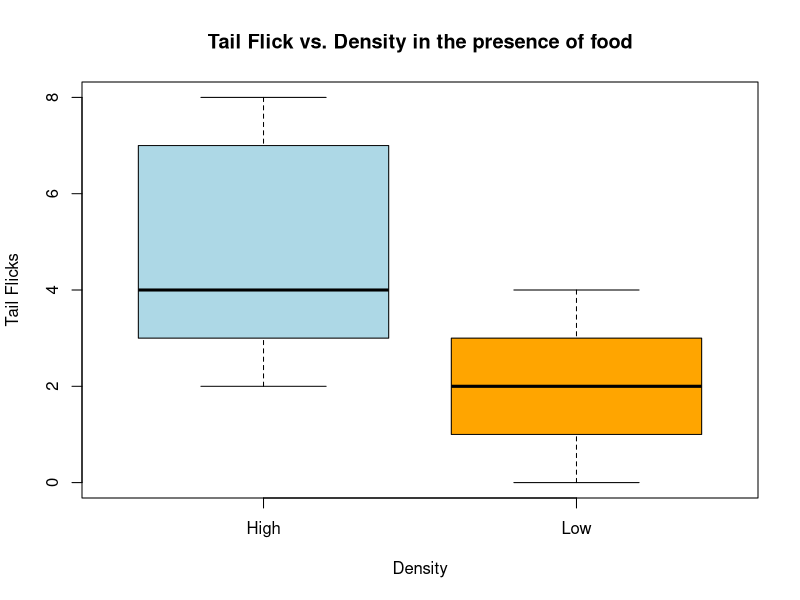

The R script that drew this image: (Note: this script raises an error after producing the figure.)
## ---- chunk 1
knitr::opts_chunk$set(echo = TRUE)
## ---- chunk 2
# Read dataset
library(car)
squirrel = read.csv('squirrel.csv')
squirrel
## ---- chunk 3
# Split data into categories
food <- squirrel[squirrel$Food == 'Yes',]
no_food <- squirrel[squirrel$Food == 'No',]
low_density <- squirrel[squirrel$Density == 'Low',]
low_density_food <- low_density[low_density$Food == 'Yes',]
low_density_no_food <- low_density[low_density$Food == 'No',]
high_density <- squirrel[squirrel$Density == 'High',]
high_density_food <- high_density[high_density$Food == 'Yes',]
high_density_no_food <- high_density[high_density$Food == 'No',]

## ---- chunk 4
# Create boxplot
boxplot(food$Tail.Flicks~food$Density,
        main = "Tail Flick vs. Density in the presence of food",
        xlab = "Density",
        ylab = "Tail Flicks",
        col = c("light blue", "orange"),
)
## ---- chunk 5
# Conduct Levene's test to check assumptions
leveneTest(food$Tail.Flicks~food$Density)
## ---- chunk 6
# Conduct Welch Two Sample T-test
t.test(food$Tail.Flicks~food$Density, paired = F, var.equal=F)
## ---- chunk 7
# Create boxplot
boxplot(no_food$Tail.Flicks~no_food$Density,
        main = "Tail Flick vs. Density without the presence of food",
        xlab = "Density",
        ylab = "Tail Flicks",
        col = c("light blue", "orange"),
)
## ---- chunk 8
# Conduct Levene's test to check assumptions
leveneTest(Tail.Flicks~Density, data = no_food)
## ---- chunk 9
# Conduct Wilcox Two Sample T-test
wilcox.test(Tail.Flicks~Density, data = no_food)
## ---- chunk 10
# Create boxplot
boxplot(low_density$Tail.Flicks~low_density$Food,
        main = "Tail Flick vs. Food in low density areas",
        xlab = "Food Present",
        ylab = "Tail Flicks",
        col = c("light blue", "orange"),
)
## ---- chunk 11
# Conduct Levene's test to check assumptions
leveneTest(Tail.Flicks~Food, data = low_density)
## ---- chunk 12
# Conduct Wilcox Two Sample T-test
wilcox.test(Tail.Flicks~Food, data = low_density)
## ---- chunk 13
# Create boxplot
boxplot(high_density$Tail.Flicks~high_density$Food,
        main = "Tail Flick vs. Food in high density areas",
        xlab = "Food Present",
        ylab = "Tail Flicks",
        col = c("light blue", "orange"),
)
## ---- chunk 14
# Conduct Levene's test to check assumptions
leveneTest(Tail.Flicks~Food, data = high_density)
## ---- chunk 15
# Conduct Wilcox Two Sample T-test
wilcox.test(Tail.Flicks~Food, data = high_density)
